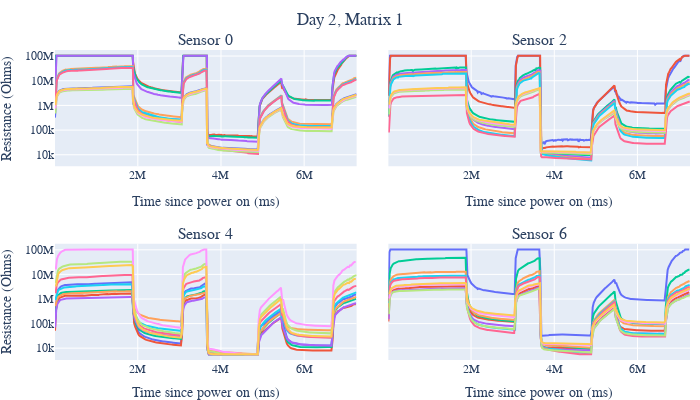

Notebook cell for this chart:
### Code cell
day = 2
matrix = 1
fig = make_subplots(rows=2, cols=2, shared_yaxes=True,
                    horizontal_spacing=0.05,
                    vertical_spacing=0.25,
                    subplot_titles=("Sensor 0", "Sensor 2", "Sensor 4", "Sensor 6"))

for heater_idx in range(10):
    heater_data = sensor_data[f"day{day}"][f"mat{matrix}"][0][heater_idx]
    fig.add_trace(go.Scatter(x=heater_data["Time Since PowerOn"].values,
                             y=heater_data["Resistance Gassensor"].values,
                             mode="lines",
                             name=f"H.S. {heater_idx}",
                             showlegend=False,
                             legendgroup=f"H.S. {heater_idx}"),
                  row=1, col=1)


for heater_idx in range(10):
    heater_data = sensor_data[f"day{day}"][f"mat{matrix}"][2][heater_idx]
    fig.add_trace(go.Scatter(x=heater_data["Time Since PowerOn"].values,
                             y=heater_data["Resistance Gassensor"].values,
                             mode="lines",
                             name=f"H.S. {heater_idx}",
                             showlegend=False,
                             legendgroup=f"H.S. {heater_idx}"),
                  row=1, col=2)

for heater_idx in range(10):
    heater_data = sensor_data[f"day{day}"][f"mat{matrix}"][4][heater_idx]
    fig.add_trace(go.Scatter(x=heater_data["Time Since PowerOn"].values,
                             y=heater_data["Resistance Gassensor"].values,
                             mode="lines",
                             name=f"H.S. {heater_idx}",
                             showlegend=False,
                             legendgroup=f"H.S. {heater_idx}"),
                  row=2, col=1)


for heater_idx in range(10):
    heater_data = sensor_data[f"day{day}"][f"mat{matrix}"][6][heater_idx]
    fig.add_trace(go.Scatter(x=heater_data["Time Since PowerOn"].values,
                             y=heater_data["Resistance Gassensor"].values,
                             mode="lines",
                             name=f"H.S. {heater_idx}",
                             showlegend=False,
                             legendgroup=f"H.S. {heater_idx}"),
                  row=2, col=2)

fig.update_yaxes(title_text="Resistance (Ohms)", row=1, col=1, type="log")
fig.update_yaxes(row=1, col=2, type="log")
fig.update_yaxes(title_text="Resistance (Ohms)", row=2, col=1, type="log")
fig.update_yaxes(row=2, col=2, type="log")

fig.update_xaxes(title_text="Time since power on (ms)", row=1, col=1)
fig.update_xaxes(title_text="Time since power on (ms)", row=1, col=2)
fig.update_xaxes(title_text="Time since power on (ms)", row=2, col=1)
fig.update_xaxes(title_text="Time since power on (ms)", row=2, col=2)

fig.update_layout(height=400, width=700,
                  title_x=0.5,
                  font_family="Times New Roman",
                  title_font_family="Times New Roman",
                  title=dict(text="Day 2, Matrix 1", pad=dict(t=0, r=0, b=0, l=0)),
                  margin=dict(t=50, r=10, b=0, l=0))
fig.write_image(f"Day_2_Mat_1_All.pdf")
fig.show()

### Figure 1 — Plotly figure (JSON) as saved in the notebook; plotly's stock layout.template omitted (floating-point values rounded to 4 significant figures; data arrays with more than 128 entries replaced by an {"elided": "..."} marker saying what was removed)
{"data": [{"legendgroup": "H.S. 0", "mode": "lines", "name": "H.S. 0", "showlegend": false, "type": "scatter", "x": {"elided": "669 int values"}, "xaxis": "x", "y": {"elided": "669 float values"}, "yaxis": "y"}, {"legendgroup": "H.S. 1", "mode": "lines", "name": "H.S. 1", "showlegend": false, "type": "scatter", "x": {"elided": "669 int values"}, "xaxis": "x", "y": {"elided": "669 float values"}, "yaxis": "y"}, {"legendgroup": "H.S. 2", "mode": "lines", "name": "H.S. 2", "showlegend": false, "type": "scatter", "x": {"elided": "669 int values"}, "xaxis": "x", "y": {"elided": "669 float values"}, "yaxis": "y"}, {"legendgroup": "H.S. 3", "mode": "lines", "name": "H.S. 3", "showlegend": false, "type": "scatter", "x": {"elided": "668 int values"}, "xaxis": "x", "y": {"elided": "668 float values"}, "yaxis": "y"}, {"legendgroup": "H.S. 4", "mode": "lines", "name": "H.S. 4", "showlegend": false, "type": "scatter", "x": {"elided": "668 int values"}, "xaxis": "x", "y": {"elided": "668 float values"}, "yaxis": "y"}, {"legendgroup": "H.S. 5", "mode": "lines", "name": "H.S. 5", "showlegend": false, "type": "scatter", "x": {"elided": "668 int values"}, "xaxis": "x", "y": {"elided": "668 float values"}, "yaxis": "y"}, {"legendgroup": "H.S. 6", "mode": "lines", "name": "H.S. 6", "showlegend": false, "type": "scatter", "x": {"elided": "668 int values"}, "xaxis": "x", "y": {"elided": "668 float values"}, "yaxis": "y"}, {"legendgroup": "H.S. 7", "mode": "lines", "name": "H.S. 7", "showlegend": false, "type": "scatter", "x": {"elided": "668 int values"}, "xaxis": "x", "y": {"elided": "668 float values"}, "yaxis": "y"}, {"legendgroup": "H.S. 8", "mode": "lines", "name": "H.S. 8", "showlegend": false, "type": "scatter", "x": {"elided": "668 int values"}, "xaxis": "x", "y": {"elided": "668 float values"}, "yaxis": "y"}, {"legendgroup": "H.S. 9", "mode": "lines", "name": "H.S. 9", "showlegend": false, "type": "scatter", "x": {"elided": "668 int values"}, "xaxis": "x", "y": {"elided": "668 float values"}, "yaxis": "y"}, {"legendgroup": "H.S. 0", "mode": "lines", "name": "H.S. 0", "showlegend": false, "type": "scatter", "x": {"elided": "398 int values"}, "xaxis": "x2", "y": {"elided": "398 float values"}, "yaxis": "y2"}, {"legendgroup": "H.S. 1", "mode": "lines", "name": "H.S. 1", "showlegend": false, "type": "scatter", "x": {"elided": "398 int values"}, "xaxis": "x2", "y": {"elided": "398 float values"}, "yaxis": "y2"}, {"legendgroup": "H.S. 2", "mode": "lines", "name": "H.S. 2", "showlegend": false, "type": "scatter", "x": {"elided": "398 int values"}, "xaxis": "x2", "y": {"elided": "398 float values"}, "yaxis": "y2"}, {"legendgroup": "H.S. 3", "mode": "lines", "name": "H.S. 3", "showlegend": false, "type": "scatter", "x": {"elided": "398 int values"}, "xaxis": "x2", "y": {"elided": "398 float values"}, "yaxis": "y2"}, {"legendgroup": "H.S. 4", "mode": "lines", "name": "H.S. 4", "showlegend": false, "type": "scatter", "x": {"elided": "398 int values"}, "xaxis": "x2", "y": {"elided": "398 float values"}, "yaxis": "y2"}, {"legendgroup": "H.S. 5", "mode": "lines", "name": "H.S. 5", "showlegend": false, "type": "scatter", "x": {"elided": "398 int values"}, "xaxis": "x2", "y": {"elided": "398 float values"}, "yaxis": "y2"}, {"legendgroup": "H.S. 6", "mode": "lines", "name": "H.S. 6", "showlegend": false, "type": "scatter", "x": {"elided": "398 int values"}, "xaxis": "x2", "y": {"elided": "398 float values"}, "yaxis": "y2"}, {"legendgroup": "H.S. 7", "mode": "lines", "name": "H.S. 7", "showlegend": false, "type": "scatter", "x": {"elided": "398 int values"}, "xaxis": "x2", "y": {"elided": "398 float values"}, "yaxis": "y2"}, {"legendgroup": "H.S. 8", "mode": "lines", "name": "H.S. 8", "showlegend": false, "type": "scatter", "x": {"elided": "398 int values"}, "xaxis": "x2", "y": {"elided": "398 float values"}, "yaxis": "y2"}, {"legendgroup": "H.S. 9", "mode": "lines", "name": "H.S. 9", "showlegend": false, "type": "scatter", "x": {"elided": "398 int values"}, "xaxis": "x2", "y": {"elided": "398 float values"}, "yaxis": "y2"}, {"legendgroup": "H.S. 0", "mode": "lines", "name": "H.S. 0", "showlegend": false, "type": "scatter", "x": {"elided": "271 int values"}, "xaxis": "x3", "y": {"elided": "271 float values"}, "yaxis": "y3"}, {"legendgroup": "H.S. 1", "mode": "lines", "name": "H.S. 1", "showlegend": false, "type": "scatter", "x": {"elided": "271 int values"}, "xaxis": "x3", "y": {"elided": "271 float values"}, "yaxis": "y3"}, {"legendgroup": "H.S. 2", "mode": "lines", "name": "H.S. 2", "showlegend": false, "type": "scatter", "x": {"elided": "271 int values"}, "xaxis": "x3", "y": {"elided": "271 float values"}, "yaxis": "y3"}, {"legendgroup": "H.S. 3", "mode": "lines", "name": "H.S. 3", "showlegend": false, "type": "scatter", "x": {"elided": "271 int values"}, "xaxis": "x3", "y": {"elided": "271 float values"}, "yaxis": "y3"}, {"legendgroup": "H.S. 4", "mode": "lines", "name": "H.S. 4", "showlegend": false, "type": "scatter", "x": {"elided": "271 int values"}, "xaxis": "x3", "y": {"elided": "271 float values"}, "yaxis": "y3"}, {"legendgroup": "H.S. 5", "mode": "lines", "name": "H.S. 5", "showlegend": false, "type": "scatter", "x": {"elided": "271 int values"}, "xaxis": "x3", "y": {"elided": "271 float values"}, "yaxis": "y3"}, {"legendgroup": "H.S. 6", "mode": "lines", "name": "H.S. 6", "showlegend": false, "type": "scatter", "x": {"elided": "271 int values"}, "xaxis": "x3", "y": {"elided": "271 float values"}, "yaxis": "y3"}, {"legendgroup": "H.S. 7", "mode": "lines", "name": "H.S. 7", "showlegend": false, "type": "scatter", "x": {"elided": "271 int values"}, "xaxis": "x3", "y": {"elided": "271 float values"}, "yaxis": "y3"}, {"legendgroup": "H.S. 8", "mode": "lines", "name": "H.S. 8", "showlegend": false, "type": "scatter", "x": {"elided": "270 int values"}, "xaxis": "x3", "y": {"elided": "270 float values"}, "yaxis": "y3"}, {"legendgroup": "H.S. 9", "mode": "lines", "name": "H.S. 9", "showlegend": false, "type": "scatter", "x": {"elided": "270 int values"}, "xaxis": "x3", "y": {"elided": "270 float values"}, "yaxis": "y3"}, {"legendgroup": "H.S. 0", "mode": "lines", "name": "H.S. 0", "showlegend": false, "type": "scatter", "x": {"elided": "294 int values"}, "xaxis": "x4", "y": {"elided": "294 float values"}, "yaxis": "y4"}, {"legendgroup": "H.S. 1", "mode": "lines", "name": "H.S. 1", "showlegend": false, "type": "scatter", "x": {"elided": "294 int values"}, "xaxis": "x4", "y": {"elided": "294 float values"}, "yaxis": "y4"}, {"legendgroup": "H.S. 2", "mode": "lines", "name": "H.S. 2", "showlegend": false, "type": "scatter", "x": {"elided": "294 int values"}, "xaxis": "x4", "y": {"elided": "294 float values"}, "yaxis": "y4"}, {"legendgroup": "H.S. 3", "mode": "lines", "name": "H.S. 3", "showlegend": false, "type": "scatter", "x": {"elided": "294 int values"}, "xaxis": "x4", "y": {"elided": "294 float values"}, "yaxis": "y4"}, {"legendgroup": "H.S. 4", "mode": "lines", "name": "H.S. 4", "showlegend": false, "type": "scatter", "x": {"elided": "294 int values"}, "xaxis": "x4", "y": {"elided": "294 float values"}, "yaxis": "y4"}, {"legendgroup": "H.S. 5", "mode": "lines", "name": "H.S. 5", "showlegend": false, "type": "scatter", "x": {"elided": "294 int values"}, "xaxis": "x4", "y": {"elided": "294 float values"}, "yaxis": "y4"}, {"legendgroup": "H.S. 6", "mode": "lines", "name": "H.S. 6", "showlegend": false, "type": "scatter", "x": {"elided": "294 int values"}, "xaxis": "x4", "y": {"elided": "294 float values"}, "yaxis": "y4"}, {"legendgroup": "H.S. 7", "mode": "lines", "name": "H.S. 7", "showlegend": false, "type": "scatter", "x": {"elided": "294 int values"}, "xaxis": "x4", "y": {"elided": "294 float values"}, "yaxis": "y4"}, {"legendgroup": "H.S. 8", "mode": "lines", "name": "H.S. 8", "showlegend": false, "type": "scatter", "x": {"elided": "294 int values"}, "xaxis": "x4", "y": {"elided": "294 float values"}, "yaxis": "y4"}, {"legendgroup": "H.S. 9", "mode": "lines", "name": "H.S. 9", "showlegend": false, "type": "scatter", "x": {"elided": "294 int values"}, "xaxis": "x4", "y": {"elided": "294 float values"}, "yaxis": "y4"}], "layout": {"annotations": [{"font": {"size": 16}, "showarrow": false, "text": "Sensor 0", "x": 0.2375, "xanchor": "center", "xref": "paper", "y": 1, "yanchor": "bottom", "yref": "paper"}, {"font": {"size": 16}, "showarrow": false, "text": "Sensor 2", "x": 0.7625, "xanchor": "center", "xref": "paper", "y": 1, "yanchor": "bottom", "yref": "paper"}, {"font": {"size": 16}, "showarrow": false, "text": "Sensor 4", "x": 0.2375, "xanchor": "center", "xref": "paper", "y": 0.375, "yanchor": "bottom", "yref": "paper"}, {"font": {"size": 16}, "showarrow": false, "text": "Sensor 6", "x": 0.7625, "xanchor": "center", "xref": "paper", "y": 0.375, "yanchor": "bottom", "yref": "paper"}], "font": {"family": "Times New Roman"}, "height": 400, "margin": {"b": 0, "l": 0, "r": 10, "t": 50}, "title": {"font": {"family": "Times New Roman"}, "pad": {"b": 0, "l": 0, "r": 0, "t": 0}, "text": "Day 2, Matrix 1", "x": 0.5}, "width": 700, "xaxis": {"anchor": "y", "domain": [0, 0.475], "title": {"text": "Time since power on (ms)"}}, "xaxis2": {"anchor": "y2", "domain": [0.525, 1], "title": {"text": "Time since power on (ms)"}}, "xaxis3": {"anchor": "y3", "domain": [0, 0.475], "title": {"text": "Time since power on (ms)"}}, "xaxis4": {"anchor": "y4", "domain": [0.525, 1], "title": {"text": "Time since power on (ms)"}}, "yaxis": {"anchor": "x", "domain": [0.625, 1], "title": {"text": "Resistance (Ohms)"}, "type": "log"}, "yaxis2": {"anchor": "x2", "domain": [0.625, 1], "matches": "y", "showticklabels": false, "type": "log"}, "yaxis3": {"anchor": "x3", "domain": [0, 0.375], "title": {"text": "Resistance (Ohms)"}, "type": "log"}, "yaxis4": {"anchor": "x4", "domain": [0, 0.375], "matches": "y3", "showticklabels": false, "type": "log"}}}
